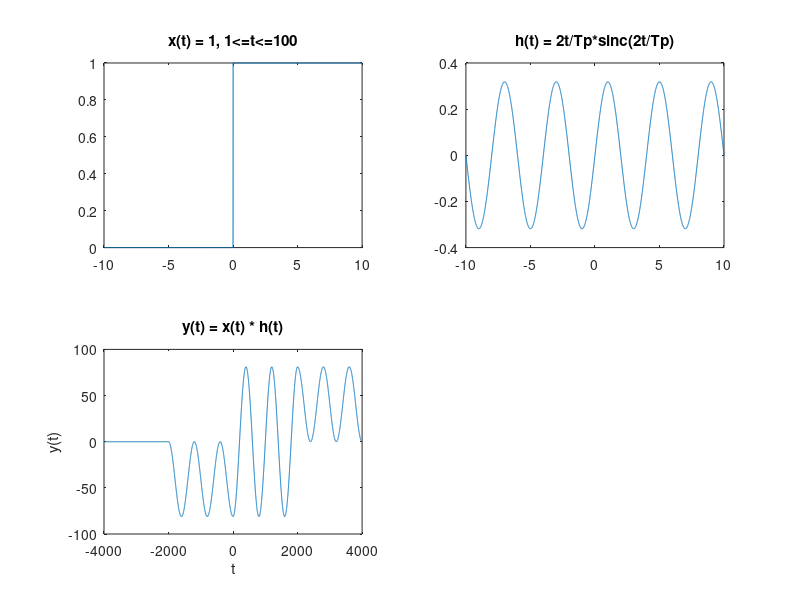

Write the MATLAB code that produced this figure.
t = -10:0.005:10;
Tp = 4; k = 1;
h = 2*t/Tp.*sinc(k*2*t/Tp);
x = double(and(t>0, t<=100));

subplot(2,2,1);
plot(t, x);
title('x(t) = 1, 1<=t<=100');

subplot(2,2,2);
plot(t, h);
title('h(t) = 2t/Tp*sinc(2t/Tp)');

subplot(2,2,3);
r = -(length(t)-1):length(t)-1;
y = conv(x, h);
plot(r, y);
title('y(t) = x(t) * h(t)');
xlabel('t');
ylabel('y(t)');